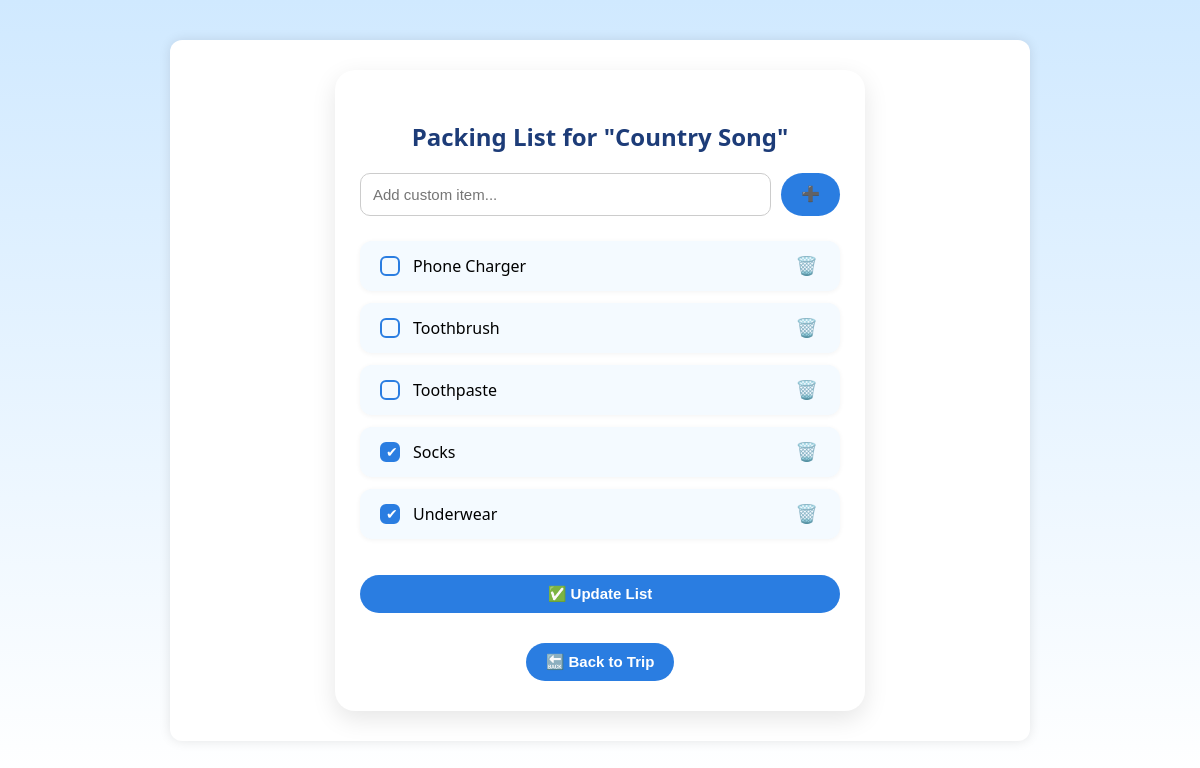
Before: /trips/1/packing/ (signed in) with the older database file.
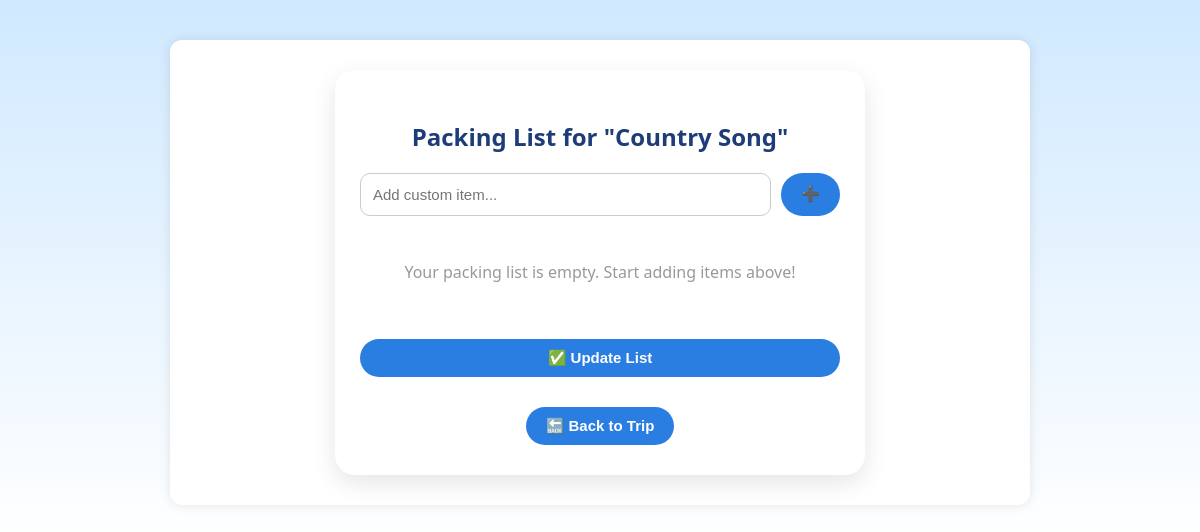
After: the same page with the newer database file.
### trips/models.py (models this page shows, shortened)
class PackingItem(models.Model):
    trip = models.ForeignKey(Trip, on_delete=models.CASCADE, related_name='packing_items')
    name = models.CharField(max_length=100)
    is_packed = models.BooleanField(default=False)

### trips/views.py (the view, shortened to what this page needs)
# urls.py: path('<int:trip_id>/packing/', views.packing_list, name='packing_list'),
@login_required
def packing_list(request, trip_id):
    trip = get_object_or_404(Trip, id=trip_id, user=request.user)
    if not trip.packing_items.exists() and not trip.manually_cleared:
        generate_packing_list(trip)
    items = trip.packing_items.all().order_by('is_packed', 'name')
    return render(request, 'trips/packing_list.html', {'trip': trip, 'items': items})

### trips/templates/trips/packing_list.html (shortened to what this page needs)
{% extends 'base.html' %}
{% block content %}
<div class="container" style="max-width: 480px; margin: auto; background: #ffffff; padding: 30px 25px; border-radius: 20px; box-shadow: 0 8px 25px rgba(0, 0, 0, 0.1);">
  <h2 style="text-align: center; color: #1d3c78; margin-bottom: 20px; font-weight: 700;">Packing List for "{{ trip.name }}"</h2>
  <form method="post" style="display: flex; gap: 10px; margin-bottom: 25px;">
    <input type="text" name="new_item" placeholder="Add custom item..." class="input-field">
    <button type="submit" class="add-btn">➕</button>
  </form>
  <form method="post" action="{% url 'update_packing_list' trip.id %}">
    <ul style="list-style: none; padding: 0;">
      {% if items %}
      {% for item in items %}
      <li class="packing-item fade-in">
        <label style="display: flex; align-items: center; gap: 10px;">
          <input type="checkbox" class="custom-checkbox" name="packed_items" value="{{ item.name }}" {% if item.is_packed %}checked{% endif %}>
          {{ item.name }}
        </label>
        <button type="submit" name="delete_item" value="{{ item.name }}" class="btn-icon">🗑️</button>
      </li>
      {% endfor %}
      {% else %}
        <li style="text-align: center; padding: 20px; color: #999;">Your packing list is empty. Start adding items above!</li>
      {% endif %}
    </ul>
    <button type="submit" class="update-btn" style="width: 100%; margin-top: 20px;">✅ Update List</button>
  </form>
  <div style="text-align: center; margin-top: 30px;">
    <a href="{% url 'trip_detail' trip.id %}">
      <button type="button" class="back-btn">🔙 Back to Trip</button>
    </a>
  </div>
</div>
{% endblock %}

Changed rows visible on the page:
removed PackingItem: name "Phone Charger"
removed PackingItem: name "Toothbrush"
removed PackingItem: name "Toothpaste"
removed PackingItem: is_packed "☑", name "Socks"
removed PackingItem: is_packed "☑", name "Underwear"
Other visible differences:
text now shown: "Your packing list is empty. Start adding items above!"
